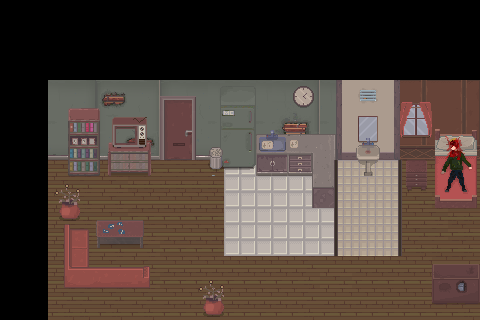

Below is a game level as drawn by its tile map, then a one-line description and the .tmx file that defines it, in full:
An orthogonal 30x20 tile map with 16x16 px tiles, 3 tile layers (Capa de patrones 1, Capa de patrones 2, Capa de patrones 3).

<map version="1.10" tiledversion="1.11.2" orientation="orthogonal" renderorder="right-down" width="30" height="20" tilewidth="16" tileheight="16" infinite="0" nextlayerid="4" nextobjectid="1">
 <tileset firstgid="1" source="Tileset.tsx" />
 <layer id="1" name="Capa de patrones 1" width="30" height="20">
  <data encoding="csv">
0,0,0,0,0,0,0,0,0,0,0,0,0,0,0,0,0,0,0,0,0,0,0,0,0,0,0,0,0,0,
0,0,0,0,0,0,0,0,0,0,0,0,0,0,0,0,0,0,0,0,0,0,0,0,0,0,0,0,0,0,
0,0,0,0,0,0,0,0,0,0,0,0,0,0,0,0,0,0,0,0,0,0,0,0,0,0,0,0,0,0,
0,0,0,0,0,0,0,0,0,0,0,0,0,0,0,0,0,0,0,0,0,0,0,0,0,0,0,0,0,0,
0,0,0,0,0,0,0,0,0,0,0,0,0,0,0,0,0,0,0,0,0,0,0,0,0,0,0,0,0,0,
0,0,0,6,7,8,1,2,3,4,5,6,7,6,7,6,6,112,113,114,6,9,10,11,12,117,118,119,120,121,
0,0,0,28,29,30,23,24,25,26,27,28,29,28,29,28,28,134,135,136,28,31,32,33,34,139,140,141,142,143,
0,0,0,50,51,52,45,46,47,48,49,50,51,50,51,50,50,156,157,158,50,53,54,55,56,161,162,163,164,165,
0,0,0,72,73,74,67,68,69,70,71,72,73,72,73,72,72,178,179,180,72,75,76,77,78,183,184,185,186,187,
0,0,0,94,95,96,89,90,91,92,93,94,95,94,95,94,94,200,201,202,94,97,98,99,100,205,206,207,208,209,
0,0,0,17,17,18,17,18,18,18,18,18,18,18,61,62,61,62,61,61,62,63,63,63,64,17,17,18,18,18,
0,0,0,17,18,18,17,18,40,40,40,40,40,40,83,84,83,84,83,83,84,63,63,64,64,17,18,18,40,40,
0,0,0,17,18,18,17,18,17,17,17,17,17,17,61,62,61,62,61,61,62,63,64,64,64,17,18,40,39,40,
0,0,0,17,18,18,17,18,39,39,39,39,39,39,61,62,83,84,83,83,84,63,64,86,86,17,17,18,40,40,
0,0,0,17,18,18,17,18,17,18,17,17,17,17,61,62,61,62,61,61,62,63,63,63,64,17,18,18,39,40,
0,0,0,17,18,18,17,18,17,18,39,39,39,39,83,84,83,84,83,83,84,85,85,85,86,39,40,40,39,40,
0,0,0,17,18,18,17,18,17,18,17,17,17,17,17,17,17,17,17,18,17,17,17,17,17,17,17,39,39,40,
0,0,0,17,18,18,17,18,17,18,39,39,39,39,39,39,39,39,39,40,17,18,39,39,39,39,39,39,40,18,
0,0,0,17,18,18,17,18,17,18,17,17,17,17,17,17,17,17,17,18,17,17,17,17,17,17,17,39,40,40,
0,0,0,39,40,40,39,40,39,40,39,39,39,39,39,39,39,39,39,40,39,39,39,39,39,39,39,39,39,40
</data>
 </layer>
 <layer id="2" name="Capa de patrones 2" width="30" height="20">
  <data encoding="csv">
0,0,0,0,0,0,0,0,0,0,0,0,0,0,0,0,0,0,0,0,0,0,0,0,0,0,0,0,0,0,
0,0,0,0,0,0,0,0,0,0,0,0,0,0,0,0,0,0,0,0,0,0,0,0,0,0,0,0,0,0,
0,0,0,0,0,0,0,0,0,0,0,0,0,0,0,0,0,0,0,0,0,0,0,0,0,0,0,0,0,0,
0,0,0,0,0,0,0,0,0,0,0,0,0,0,0,0,0,0,0,0,0,0,0,0,0,0,0,0,0,0,
0,0,0,0,0,0,0,0,0,0,0,0,0,0,0,0,0,0,0,0,0,0,0,0,0,0,0,0,0,0,
0,0,0,0,0,0,0,0,0,0,0,0,0,224,225,226,0,0,287,288,0,0,0,0,0,0,0,0,0,0,
0,0,0,0,390,391,392,393,394,395,360,361,362,246,247,248,0,0,309,310,0,0,0,0,0,109,110,0,0,0,
0,0,0,0,412,413,414,415,416,417,382,383,384,268,269,270,0,0,0,0,0,0,107,108,0,131,132,0,0,0,
0,0,0,0,434,435,436,437,438,439,404,405,406,290,291,292,229,230,231,232,233,0,129,130,0,153,154,355,356,357,
0,0,0,0,456,457,458,459,460,461,426,427,428,312,313,314,251,252,253,254,255,0,151,152,0,0,0,377,378,379,
0,0,0,0,478,479,480,481,482,483,0,0,0,334,335,336,273,274,275,276,277,0,173,174,0,353,354,399,400,401,
0,0,0,218,219,220,0,0,0,0,0,0,0,0,0,0,0,0,0,298,299,0,0,0,0,375,376,421,422,423,
0,0,0,240,241,242,0,0,0,0,0,0,0,0,0,0,0,0,0,320,321,0,0,0,0,0,0,443,444,445,
0,0,0,262,263,264,324,325,326,0,0,0,0,0,0,0,0,0,0,0,0,0,0,0,0,0,0,0,0,0,
0,0,0,0,237,238,346,347,348,0,0,0,0,0,0,0,0,0,0,0,0,0,0,0,0,0,0,0,0,0,
0,0,0,0,259,260,368,369,370,0,0,0,0,0,0,0,0,0,0,0,0,0,0,0,0,0,0,0,0,0,
0,0,0,0,281,282,283,284,285,286,0,0,0,0,0,0,0,0,0,0,0,0,0,0,0,0,0,0,0,0,
0,0,0,0,303,304,305,306,307,308,0,0,218,219,0,0,0,0,0,0,0,0,0,0,0,0,0,0,0,0,
0,0,0,0,0,0,0,0,0,0,0,0,240,241,0,0,0,0,0,0,0,0,0,0,0,0,0,0,0,0,
0,0,0,0,0,0,0,0,0,0,0,0,262,263,0,0,0,0,0,0,0,0,0,0,0,0,0,0,0,0
</data>
 </layer>
 <layer id="3" name="Capa de patrones 3" width="30" height="20">
  <data encoding="csv">
0,0,0,0,0,0,0,0,0,0,0,0,0,0,0,0,0,0,0,0,0,0,0,0,0,0,0,0,0,0,
0,0,0,0,0,0,0,0,0,0,0,0,0,0,0,0,0,0,0,0,0,0,0,0,0,0,0,0,0,0,
0,0,0,0,0,0,0,0,0,0,0,0,0,0,0,0,0,0,0,0,0,0,0,0,0,0,0,0,0,0,
0,0,0,0,0,0,0,0,0,0,0,0,0,0,0,0,0,0,0,0,0,0,0,0,0,0,0,0,0,0,
0,0,0,0,0,0,0,0,0,0,0,0,0,0,0,0,0,0,0,0,0,0,0,0,0,0,0,0,0,0,
0,0,0,0,0,0,0,0,0,0,0,0,0,0,0,0,0,0,0,0,0,0,295,296,0,0,0,0,0,0,
0,0,0,0,0,0,0,0,0,0,0,0,0,0,0,0,0,0,0,0,0,0,317,318,0,0,0,0,0,0,
0,0,0,0,0,0,0,0,0,0,0,0,0,0,0,0,0,0,0,0,0,0,0,0,0,0,0,0,0,0,
0,0,0,0,0,0,0,0,0,0,0,0,0,0,0,0,0,0,0,0,0,0,0,0,0,0,0,0,0,0,
0,0,0,0,0,0,0,0,0,0,0,0,0,297,0,0,0,0,0,0,0,0,0,0,0,0,0,0,0,0,
0,0,0,0,0,0,0,0,0,0,0,0,0,319,0,0,0,0,0,0,227,228,0,0,227,228,0,0,0,0,
0,0,0,0,0,0,0,0,0,0,0,0,0,0,0,0,0,0,0,0,227,228,0,0,227,228,0,0,0,0,
0,0,0,0,0,0,0,0,0,0,0,0,0,0,0,0,0,0,0,0,249,250,0,0,249,250,0,0,0,0,
0,0,0,0,0,0,322,323,0,0,0,0,0,0,0,0,0,0,0,0,271,272,0,0,271,272,0,0,0,0,
0,0,0,0,0,0,344,345,0,0,0,0,0,0,0,0,0,0,0,0,293,294,0,0,293,294,0,0,0,0,
0,0,0,0,0,0,0,0,0,0,0,0,0,0,0,0,0,0,0,0,315,316,0,0,315,316,0,0,0,0,
0,0,0,0,0,0,0,0,0,0,0,0,0,0,0,0,0,0,0,0,0,0,0,0,0,0,0,221,222,223,
0,0,0,0,0,0,0,0,0,0,0,0,0,0,0,0,0,0,0,0,0,0,0,0,0,0,0,243,244,245,
0,0,0,0,0,0,0,0,0,0,0,0,0,0,0,0,0,0,0,0,0,0,0,0,0,0,0,265,266,267,
0,0,0,0,0,0,0,0,0,0,0,0,0,0,0,0,0,0,0,0,0,0,0,0,0,0,0,0,0,0
</data>
 </layer>
</map>
